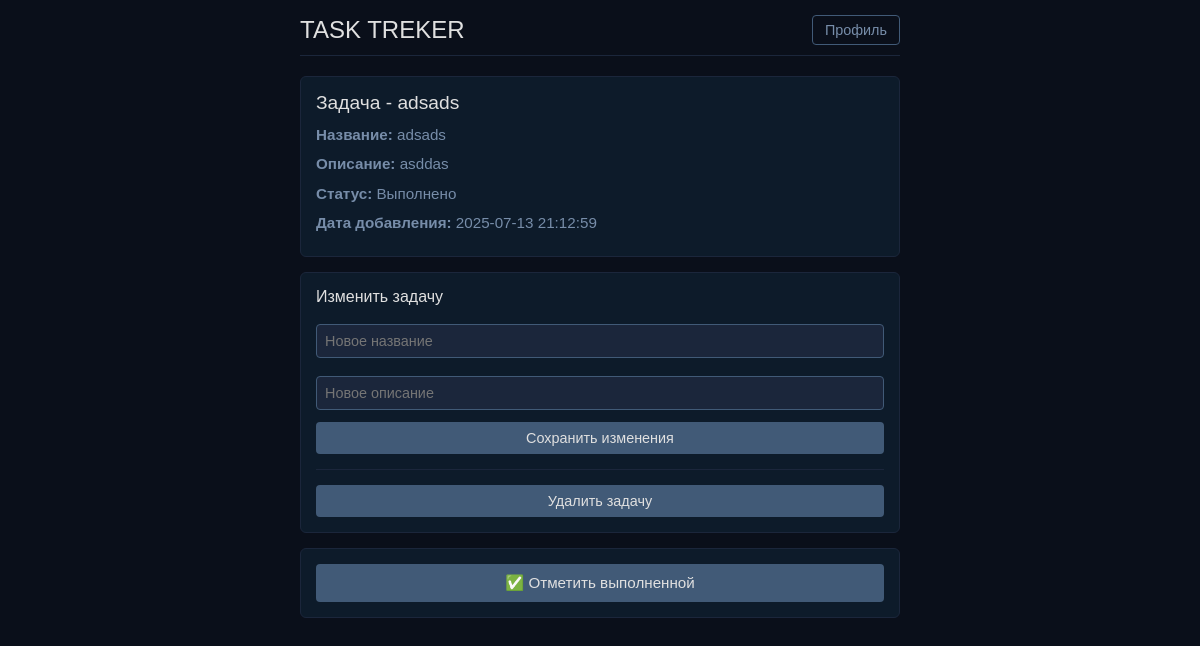
Page /update_task/1/1 (signed in) on the committed database.
### Task_Treker/database.py (models this page shows)
class Tasks(Base):
    __tablename__ = "tasks"
    id : Mapped[int] = mapped_column(primary_key=True, autoincrement=True)
    user_id : Mapped[int] = mapped_column(ForeignKey(Users.id)) #внешний ключ
    name : Mapped[str]
    description : Mapped[str]
    status: Mapped[str] = mapped_column(default="не выполнено")
    data : Mapped[datetime] = mapped_column(server_default=func.now())
    updated_at: Mapped[str] = mapped_column(default="Не изменялось", nullable=True)
    completed_at: Mapped[str] = mapped_column(default="Еще не выполнено",nullable=True)
    task_user : Mapped["Users"] = relationship(back_populates="user_task",lazy = "joined")

### Task_Treker/app.py (the view)
@app.get("/update_task/<int:page>/<int:id>")
@check_login
def update_task(page,id): #передали страницу ,чтобы после изменения на ту же защел и передали айди для дальнейшнего изменения
    with Session() as db_session:
        task = db_session.scalar(select(Tasks).where(Tasks.id == id))
    if task:
        return render_template("view_task.html",task = task,page=page)
    else:
        return "Задача не найдена!",404

### Task_Treker/app.py (called while the page is built)
def check_login(func): #Декоратор
    @wraps(func) # для декоратов чтобы сохранило все данные
    def wraper(*args, **kwargs): # Улучшеная функция наша
        if "user_id" not in session:
            return redirect(url_for("logout"))
        else:
            return func(*args, **kwargs)
    return wraper

### Task_Treker/templates/view_task.html (shortened to what this page needs)
<!DOCTYPE html>
<html>
<head>
</head>
<body>
    <div class="header">
        <h1>TASK TREKER</h1>
        <a href="{{url_for('profile')}}">Профиль</a>
    </div>
    <div class="task-card">
        <h2 class="task-title">Задача - {{task.name}}</h2>
        <p class="task-detail"><strong>Название:</strong> {{task.name}}</p>
        <p class="task-detail"><strong>Описание:</strong> {{task.description}}</p>
        <p class="task-detail"><strong>Статус:</strong> {{task.status}}</p>
        <p class="task-detail"><strong>Дата добавления:</strong> {{task.data}}</p>
    </div>
    <div class="action-card">
        <h3 class="action-title">Изменить задачу</h3>
        <form action="/save_new_task" method="post">
            <input type="text" class="form-input" name="new_name_task" placeholder="Новое название" required>
            <input type="text" class="form-input" name="new_description_task" placeholder="Новое описание" required>
            <button type="submit" class="form-button" name="_method" value="put">Сохранить изменения</button>
        </form>
        <hr class="divider">
        <form action="/delete_task" method="post">
            <button type="submit" class="form-button" name="_method" value="delete">Удалить задачу</button>
        </form>
    </div>
    <div class="action-card">
        <form action="/completing_the_task" method="post">
            <button type="submit" class="complete-button">
                ✅ Отметить выполненной
            </button>
        </form>
    </div>
</body>
</html>

### Task_Treker/templates/view_task.html (style rules this page uses)
body { background-color: #0a0f1a; color: #e0e0e0; font-family: Arial, sans-serif; margin: 0; padding: 15px; max-width: 600px; margin: 0 auto; }
.header { display: flex; justify-content: space-between; align-items: center; margin-bottom: 20px; padding-bottom: 10px; border-bottom: 1px solid #1b263b; }
.header h1 { color: #e0e0e0; margin: 0; font-size: 1.5em; font-weight: normal; }
.header a { color: #778da9; text-decoration: none; padding: 6px 12px; border: 1px solid #415a77; border-radius: 4px; font-size: 0.9em; transition: all 0.2s; }
.task-card { background: #0d1b2a; padding: 15px; border-radius: 6px; margin-bottom: 15px; border: 1px solid #1b263b; }
.task-title { color: #e0e0e0; margin: 0 0 10px 0; font-size: 1.2em; font-weight: normal; }
.task-detail { color: #778da9; margin: 8px 0; font-size: 0.95em; line-height: 1.4; }
.action-card { background: #0d1b2a; padding: 15px; border-radius: 6px; margin-bottom: 15px; border: 1px solid #1b263b; }
.action-title { color: #e0e0e0; margin: 0 0 12px 0; font-size: 1em; font-weight: normal; }
.form-input { width: 100%; padding: 8px; margin: 6px 0 12px 0; background: #1b263b; border: 1px solid #415a77; color: #e0e0e0; border-radius: 4px; box-sizing: border-box; font-size: 0.9em; }
.form-button { background: #415a77; color: #e0e0e0; border: none; padding: 8px 16px; border-radius: 4px; cursor: pointer; font-size: 0.9em; transition: all 0.2s; width: 100%; }
.complete-button { background: #415a77; color: #e0e0e0; border: none; padding: 10px; border-radius: 4px; cursor: pointer; font-size: 0.95em; transition: all 0.2s; width: 100%; display: flex; align-items: center; justify-content: center; gap: 8px; }
.divider { border: none; border-top: 1px solid #1b263b; margin: 15px 0; }

### rows in the picture
Tasks: name "adsads", description "asddas", status "Выполнено", data "2025-07-13 21:12:59"
